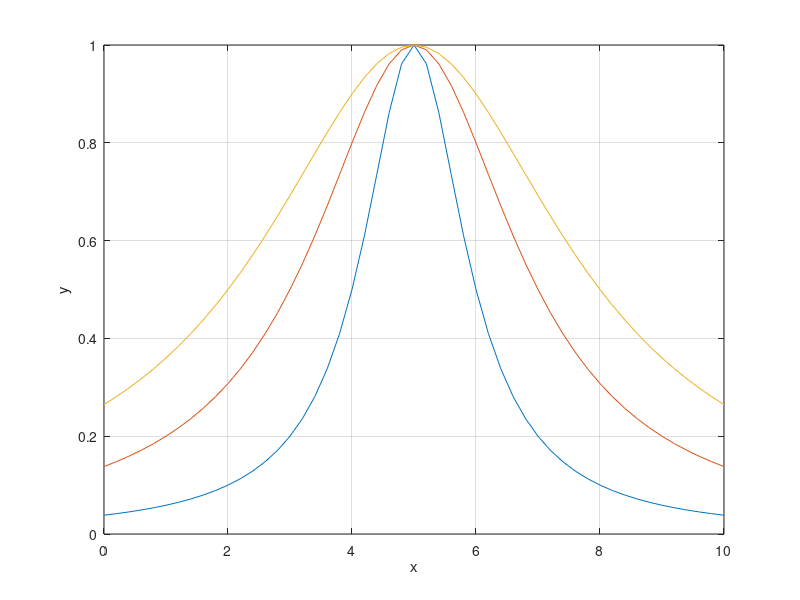

Reproduce this figure in MATLAB.
x = (0:0.2:10);
y1 = gbellmf(x, [1 1 5]);
y2 = gbellmf(x, [2 1 5]);
y3 = gbellmf(x, [3 1 5]);
plot(x,y1,x,y2,x,y3);
grid;
ylabel('y');
xlabel('x')